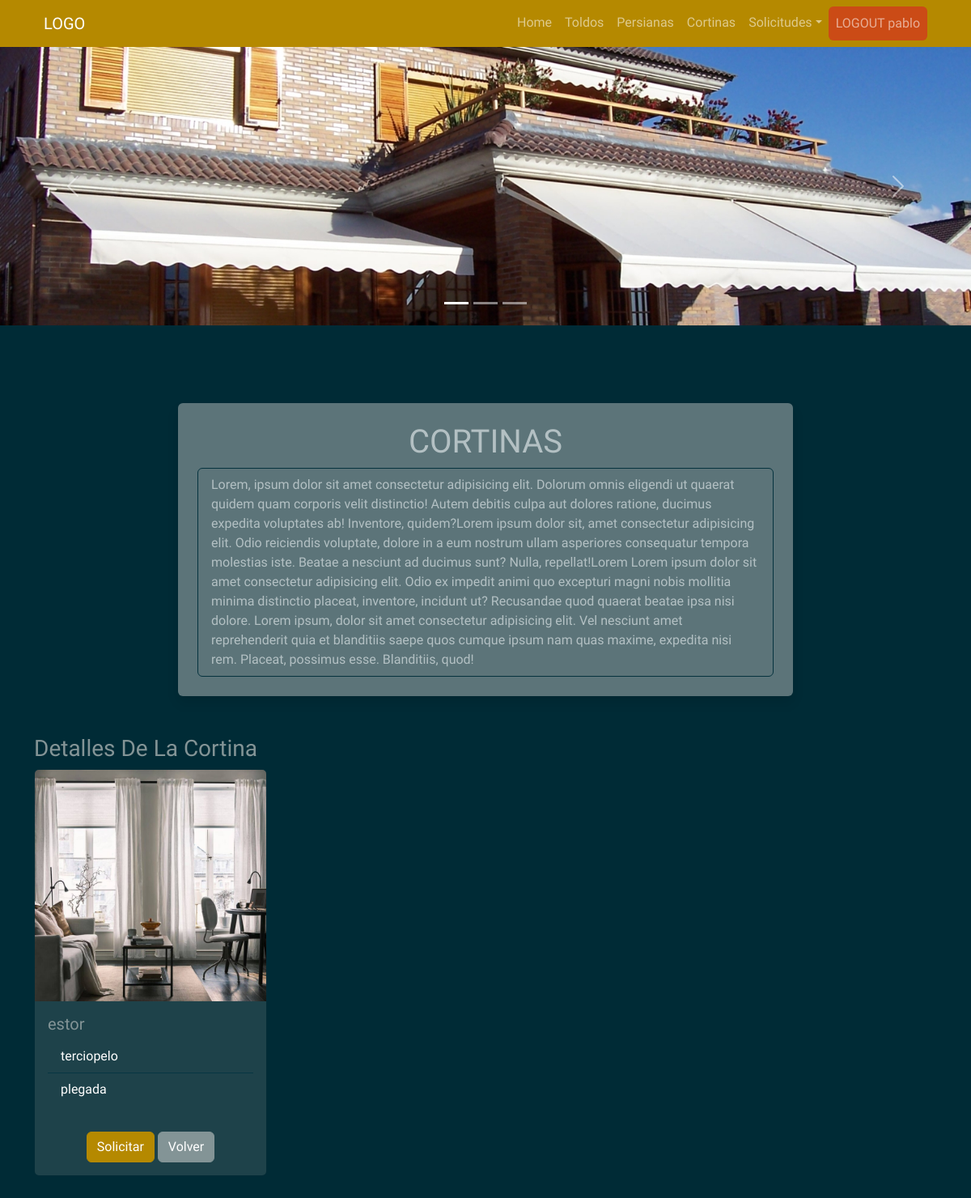
The page /cortinas_user (signed in) on the database as committed earlier.
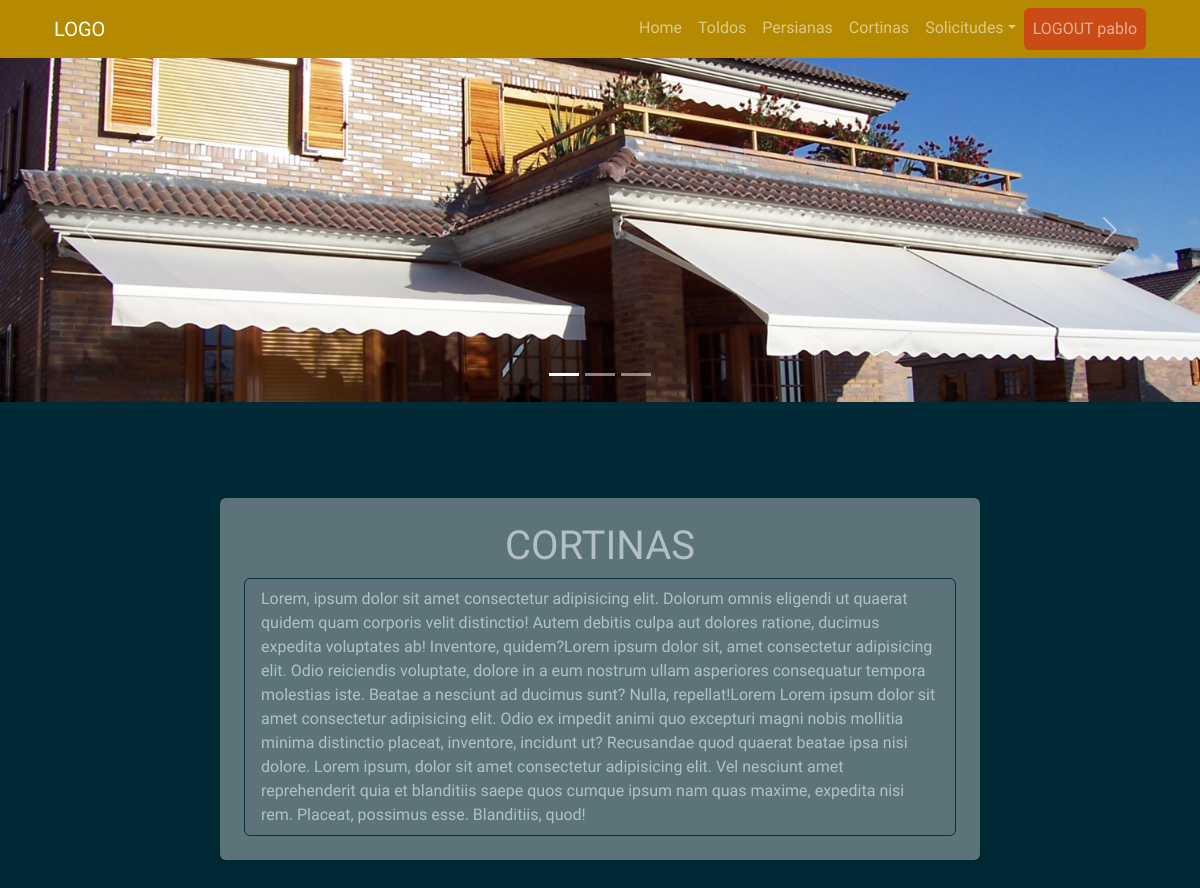
The same page on the database as committed later.
### myapp/models.py (models this page shows)
    class Cortina(db.Model):
        __tablename__ = "Cortina"  # Nombre de la tabla que se crea
        Cortina_id = db.Column("cortina_id", db.Integer, Sequence(
            'cortina_id_seq'),  primary_key=True)
        Tipo = db.Column(db.String(20))
        Tejido = db.Column(db.String(30))
        Estilo = db.Column(db.String(30))
        Imagen = db.Column(db.String(30))

### myapp/views.py (the view)
    @app.route("/cortinas_user", methods=["GET", "POST"])
    def cortinas_user():
        list_cortina = db_access["list_cortinas"]
        cortinas = list_cortina()
        usuario = session['usuario']
        usu = usuario
        return render_template("user/cortinas/cortinas_user.html", cortinas=cortinas, usu=usu)

### myapp/templates/user/cortinas/cortinas_user.html (shortened to what the changed rows need)
<!DOCTYPE html>
<html>
<head>
    <link href="https://cdn.jsdelivr.net/npm/bootstrap@5.1.3/dist/css/bootstrap.min.css" rel="stylesheet"
>
    <link rel="stylesheet" href="../static/style/bootstrap.min(8).css">
    <link href="https://cdnjs.cloudflare.com/ajax/libs/font-awesome/4.0.3/css/font-awesome.css" rel="stylesheet">
</head>
<body>
    {% include 'includes/navbar_user.html' %}
    <section class="pt-5 pb-5">
        <div class="container">
            <div class="row justify-content-center mt-5">
                <div class="col-8 bg-secondary p-4 rounded shadow text-white" style="opacity: 0.7;">
                    <h1 class=" row justify-content-center ">CORTINAS</h1>
                </div>
            </div>
            <div class="row mt-5">
                {% for cortina in cortinas %}
                <div class="col-4">
                    <p class="list-group">
                    <h3>Detalles De La Cortina</h3>
                    <div class="card" style="width: 18rem;">
                        <img src="../static/style/img/{{cortina.Imagen}}" class="card-img-top" alt="...">
                        <div class="card-body">
                            <h5 class="card-title">
                                {{cortina.Tipo}}
                            </h5>
                            <ul class="list-group list-group-flush">
                                <li class="list-group-item">
                                    {{cortina.Tejido}}
                                </li>
                                <li class="list-group-item">
                                    {{cortina.Estilo}}
                                </li>
                            </ul>
                        </div>
                        <div class="card-body mx-auto">
                            <a class="btn btn-primary" href="/details_cortina/{{cortina.Cortina_id}}">Solicitar</a>
                            <a class="btn btn-secondary" href="#">Volver</a>
                        </div>
                    </div>
                    </p>
                </div>
                {% endfor %}
            </div>
        </div>
    </section>
</body>
</html>

Rows that differ between the two databases and show on the page:
removed Cortina: Imagen (picture), Tipo "estor", Tejido "terciopelo", Estilo "plegada"
